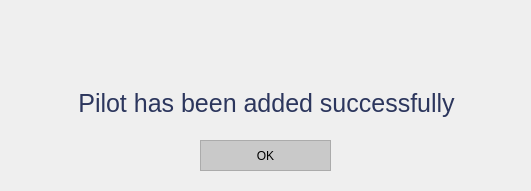
<?xml version="1.0" encoding="UTF-8"?>
<ui version="4.0">
 <class>Dialog</class>
 <widget class="QDialog" name="Dialog">
  <property name="geometry">
   <rect>
    <x>0</x>
    <y>0</y>
    <width>531</width>
    <height>191</height>
   </rect>
  </property>
  <property name="minimumSize">
   <size>
    <width>531</width>
    <height>191</height>
   </size>
  </property>
  <property name="maximumSize">
   <size>
    <width>531</width>
    <height>191</height>
   </size>
  </property>
  <property name="windowTitle">
   <string>Success</string>
  </property>
  <property name="windowIcon">
   <iconset>
    <normaloff>../../Resources/logo_svg.svg</normaloff>../../Resources/logo_svg.svg</iconset>
  </property>
  <widget class="QPushButton" name="btn_OK">
   <property name="geometry">
    <rect>
     <x>200</x>
     <y>140</y>
     <width>131</width>
     <height>31</height>
    </rect>
   </property>
   <property name="minimumSize">
    <size>
     <width>131</width>
     <height>31</height>
    </size>
   </property>
   <property name="maximumSize">
    <size>
     <width>131</width>
     <height>31</height>
    </size>
   </property>
   <property name="styleSheet">
    <string notr="true">QPushButton {
color: rgb(0, 0, 0);
background-color: rgb(201, 201, 201);
border: 1.2px solid #ABABAB;
outline: none;}

QPushButton:hover{
color: rgb(255, 255, 255);
background-color: rgb(171, 171, 171);
outline: none;
border: none;
}

QPushButton:pressed{
color: rgb(255, 255, 255);
background-color: rgb(129, 129, 129);
outline: none;
border: none;
}


</string>
   </property>
   <property name="text">
    <string>OK</string>
   </property>
  </widget>
  <widget class="QWidget" name="">
   <property name="geometry">
    <rect>
     <x>21</x>
     <y>11</y>
     <width>491</width>
     <height>121</height>
    </rect>
   </property>
   <layout class="QVBoxLayout" name="verticalLayout">
    <item>
     <widget class="QLabel" name="img_success">
      <property name="text">
       <string/>
      </property>
      <property name="pixmap">
       <pixmap>../../Resources/success.png</pixmap>
      </property>
      <property name="alignment">
       <set>Qt::AlignCenter</set>
      </property>
     </widget>
    </item>
    <item>
     <widget class="QLabel" name="lbl_success">
      <property name="font">
       <font>
        <family>Helvetica</family>
        <pointsize>19</pointsize>
       </font>
      </property>
      <property name="text">
       <string>&lt;html&gt;&lt;head/&gt;&lt;body&gt;&lt;p&gt;&lt;span style=&quot; color:#2c365d;&quot;&gt;Pilot has been added successfully&lt;/span&gt;&lt;/p&gt;&lt;/body&gt;&lt;/html&gt;</string>
      </property>
      <property name="alignment">
       <set>Qt::AlignCenter</set>
      </property>
     </widget>
    </item>
   </layout>
  </widget>
 </widget>
 <resources/>
 <connections/>
</ui>
